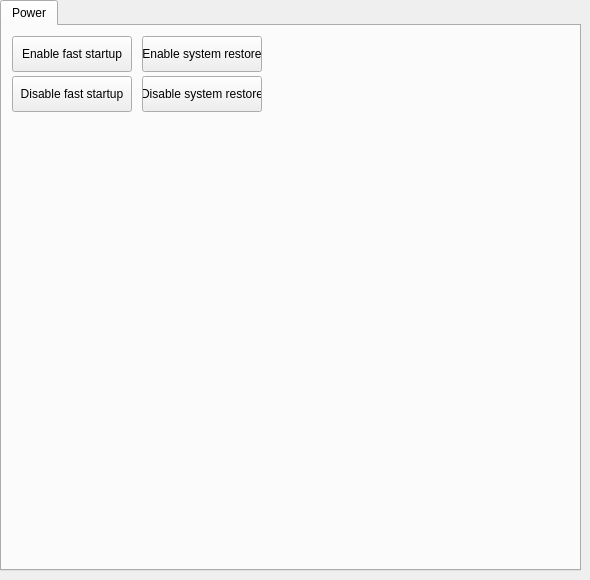
    <widget class="QWidget" name="tab_5">
     <attribute name="icon">
      <iconset resource="winsys.qrc">
       <normaloff>:/images/electricity-clipart-lightnig-597870-3188154.png</normaloff>:/images/electricity-clipart-lightnig-597870-3188154.png</iconset>
     </attribute>
     <attribute name="title">
      <string/>
     </attribute>
     <widget class="QTabWidget" name="tabWidget_7">
      <property name="geometry">
       <rect>
        <x>0</x>
        <y>0</y>
        <width>581</width>
        <height>571</height>
       </rect>
      </property>
      <property name="font">
       <font>
        <weight>50</weight>
        <bold>false</bold>
       </font>
      </property>
      <property name="autoFillBackground">
       <bool>false</bool>
      </property>
      <property name="currentIndex">
       <number>0</number>
      </property>
      <widget class="QWidget" name="tab_31">
       <attribute name="title">
        <string>Power</string>
       </attribute>
       <widget class="QPushButton" name="enableSystemRestoreButton">
        <property name="geometry">
         <rect>
          <x>140</x>
          <y>10</y>
          <width>120</width>
          <height>36</height>
         </rect>
        </property>
        <property name="whatsThis">
         <string/>
        </property>
        <property name="text">
         <string>Enable system restore</string>
        </property>
        <property name="iconSize">
         <size>
          <width>30</width>
          <height>30</height>
         </size>
        </property>
        <property name="shortcut">
         <string/>
        </property>
        <property name="checkable">
         <bool>false</bool>
        </property>
       </widget>
       <widget class="QPushButton" name="disableFastStartupButton">
        <property name="geometry">
         <rect>
          <x>10</x>
          <y>50</y>
          <width>120</width>
          <height>36</height>
         </rect>
        </property>
        <property name="whatsThis">
         <string/>
        </property>
        <property name="text">
         <string>Disable fast startup</string>
        </property>
        <property name="iconSize">
         <size>
          <width>30</width>
          <height>30</height>
         </size>
        </property>
        <property name="shortcut">
         <string/>
        </property>
        <property name="checkable">
         <bool>false</bool>
        </property>
       </widget>
       <widget class="QPushButton" name="disableSystemRestoreButton">
        <property name="geometry">
         <rect>
          <x>140</x>
          <y>50</y>
          <width>120</width>
          <height>36</height>
         </rect>
        </property>
        <property name="whatsThis">
         <string/>
        </property>
        <property name="text">
         <string>Disable system restore</string>
        </property>
        <property name="iconSize">
         <size>
          <width>30</width>
          <height>30</height>
         </size>
        </property>
        <property name="shortcut">
         <string/>
        </property>
        <property name="checkable">
         <bool>false</bool>
        </property>
       </widget>
       <widget class="QPushButton" name="enableFastStartupButton">
        <property name="geometry">
         <rect>
          <x>10</x>
          <y>10</y>
          <width>120</width>
          <height>36</height>
         </rect>
        </property>
        <property name="whatsThis">
         <string/>
        </property>
        <property name="text">
         <string>Enable fast startup</string>
        </property>
        <property name="iconSize">
         <size>
          <width>30</width>
          <height>30</height>
         </size>
        </property>
        <property name="shortcut">
         <string/>
        </property>
        <property name="checkable">
         <bool>false</bool>
        </property>
       </widget>
      </widget>
     </widget>
    </widget>
